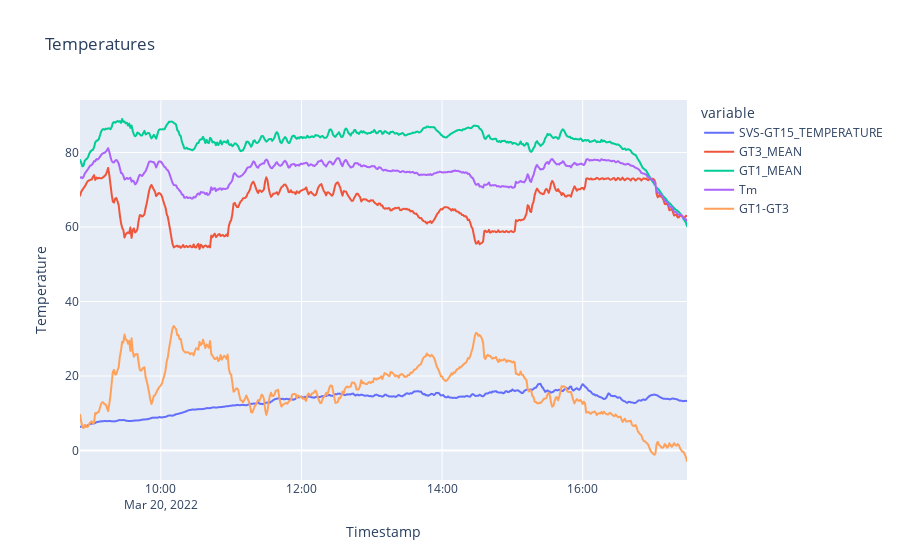

Here is the notebook cell this chart was saved with:
### Markdown cell above
#### Determine value of $T_m$

### Code cell
df_broad['Tm'] = df_broad[['GT1_MEAN','GT3_MEAN']].mean(axis=1)
df_broad['GT1-GT3'] = df_broad['GT1_MEAN'] - df_broad['GT3_MEAN']

fig = px.line(df_broad, x=df_broad.index, y=['SVS-GT15_TEMPERATURE','GT3_MEAN','GT1_MEAN','Tm','GT3_MEAN','GT1-GT3'],
             title='Temperatures',labels={'value':'Temperature'})
fig.show()

### Figure 1 — Plotly figure (JSON) as saved in the notebook; plotly's stock layout.template omitted (floating-point values rounded to 4 significant figures; data arrays with more than 128 entries replaced by an {"elided": "..."} marker saying what was removed)
{"data": [{"hovertemplate": "variable=SVS-GT15_TEMPERATURE<br>Timestamp=%{x}<br>Temperature=%{y}<extra></extra>", "legendgroup": "SVS-GT15_TEMPERATURE", "line": {"color": "#636efa", "dash": "solid"}, "marker": {"symbol": "circle"}, "mode": "lines", "name": "SVS-GT15_TEMPERATURE", "showlegend": true, "type": "scattergl", "x": {"elided": "519 str values"}, "xaxis": "x", "y": {"elided": "519 float values"}, "yaxis": "y"}, {"hovertemplate": "variable=GT3_MEAN<br>Timestamp=%{x}<br>Temperature=%{y}<extra></extra>", "legendgroup": "GT3_MEAN", "line": {"color": "#EF553B", "dash": "solid"}, "marker": {"symbol": "circle"}, "mode": "lines", "name": "GT3_MEAN", "showlegend": true, "type": "scattergl", "x": {"elided": "519 str values"}, "xaxis": "x", "y": {"elided": "519 float values"}, "yaxis": "y"}, {"hovertemplate": "variable=GT1_MEAN<br>Timestamp=%{x}<br>Temperature=%{y}<extra></extra>", "legendgroup": "GT1_MEAN", "line": {"color": "#00cc96", "dash": "solid"}, "marker": {"symbol": "circle"}, "mode": "lines", "name": "GT1_MEAN", "showlegend": true, "type": "scattergl", "x": {"elided": "519 str values"}, "xaxis": "x", "y": {"elided": "519 float values"}, "yaxis": "y"}, {"hovertemplate": "variable=Tm<br>Timestamp=%{x}<br>Temperature=%{y}<extra></extra>", "legendgroup": "Tm", "line": {"color": "#ab63fa", "dash": "solid"}, "marker": {"symbol": "circle"}, "mode": "lines", "name": "Tm", "showlegend": true, "type": "scattergl", "x": {"elided": "519 str values"}, "xaxis": "x", "y": {"elided": "519 float values"}, "yaxis": "y"}, {"hovertemplate": "variable=GT1-GT3<br>Timestamp=%{x}<br>Temperature=%{y}<extra></extra>", "legendgroup": "GT1-GT3", "line": {"color": "#FFA15A", "dash": "solid"}, "marker": {"symbol": "circle"}, "mode": "lines", "name": "GT1-GT3", "showlegend": true, "type": "scattergl", "x": {"elided": "519 str values"}, "xaxis": "x", "y": {"elided": "519 float values"}, "yaxis": "y"}], "layout": {"legend": {"title": {"text": "variable"}, "tracegroupgap": 0}, "title": {"text": "Temperatures"}, "xaxis": {"anchor": "y", "domain": [0, 1], "title": {"text": "Timestamp"}}, "yaxis": {"anchor": "x", "domain": [0, 1], "title": {"text": "Temperature"}}}}
